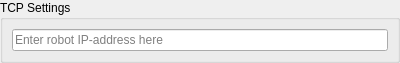
<?xml version="1.0" encoding="UTF-8"?>
<ui version="4.0">
 <class>TrikAdditionalPreferences</class>
 <widget class="QWidget" name="TrikAdditionalPreferences">
  <property name="geometry">
   <rect>
    <x>0</x>
    <y>0</y>
    <width>400</width>
    <height>63</height>
   </rect>
  </property>
  <property name="windowTitle">
   <string>Form</string>
  </property>
  <layout class="QHBoxLayout" name="horizontalLayout">
   <property name="leftMargin">
    <number>0</number>
   </property>
   <property name="topMargin">
    <number>0</number>
   </property>
   <property name="rightMargin">
    <number>0</number>
   </property>
   <property name="bottomMargin">
    <number>0</number>
   </property>
   <item>
    <widget class="QGroupBox" name="tcpSettingsGroupBox">
     <property name="title">
      <string>TCP Settings</string>
     </property>
     <layout class="QGridLayout" name="gridLayout_4">
      <item row="0" column="0">
       <widget class="QLineEdit" name="tcpServerLineEdit">
        <property name="placeholderText">
         <string>Enter robot IP-address here</string>
        </property>
       </widget>
      </item>
     </layout>
    </widget>
   </item>
  </layout>
 </widget>
 <resources/>
 <connections/>
</ui>
